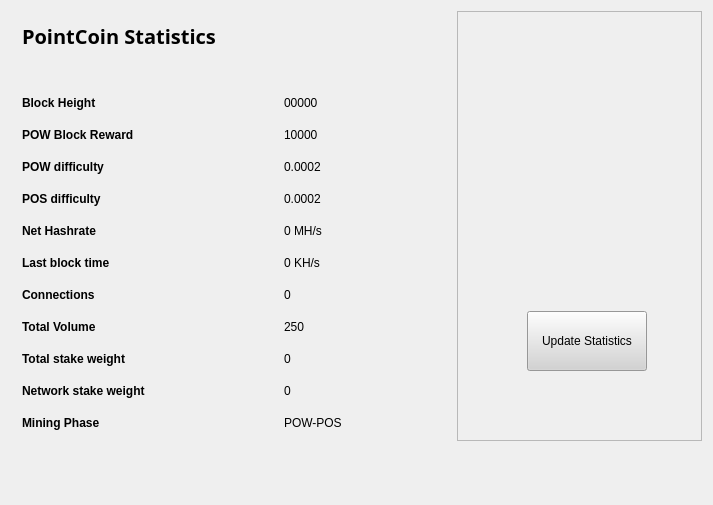
<?xml version="1.0" encoding="UTF-8"?>
<ui version="4.0">
 <class>StatisticsPage</class>
 <widget class="QWidget" name="StatisticsPage">
  <property name="windowModality">
   <enum>Qt::NonModal</enum>
  </property>
  <property name="geometry">
   <rect>
    <x>0</x>
    <y>0</y>
    <width>713</width>
    <height>505</height>
   </rect>
  </property>
  <property name="windowTitle">
   <string>Digging</string>
  </property>
  <property name="styleSheet">
   <string notr="true">color:#000000;
font-family:'Open Sans,sans-serif';</string>
  </property>
  <layout class="QGridLayout" name="gridLayout">
   <property name="sizeConstraint">
    <enum>QLayout::SetMaximumSize</enum>
   </property>
   <item row="0" column="1">
    <widget class="QFrame" name="frame">
     <property name="minimumSize">
      <size>
       <width>213</width>
       <height>0</height>
      </size>
     </property>
     <property name="frameShape">
      <enum>QFrame::StyledPanel</enum>
     </property>
     <property name="frameShadow">
      <enum>QFrame::Raised</enum>
     </property>
     <widget class="QPushButton" name="startButton">
      <property name="geometry">
       <rect>
        <x>70</x>
        <y>300</y>
        <width>120</width>
        <height>60</height>
       </rect>
      </property>
      <property name="sizePolicy">
       <sizepolicy hsizetype="Fixed" vsizetype="Fixed">
        <horstretch>0</horstretch>
        <verstretch>0</verstretch>
       </sizepolicy>
      </property>
      <property name="minimumSize">
       <size>
        <width>120</width>
        <height>60</height>
       </size>
      </property>
      <property name="styleSheet">
       <string notr="true">background:lightgrey;</string>
      </property>
      <property name="text">
       <string>Update Statistics</string>
      </property>
     </widget>
     <widget class="QLabel" name="label">
      <property name="geometry">
       <rect>
        <x>0</x>
        <y>30</y>
        <width>251</width>
        <height>251</height>
       </rect>
      </property>
      <property name="text">
       <string>&lt;!DOCTYPE HTML PUBLIC &quot;-//W3C//DTD HTML 4.0//EN&quot; &quot;http://www.w3.org/TR/REC-html40/strict.dtd&quot;&gt;
&lt;html&gt;&lt;head&gt;&lt;meta name=&quot;qrichtext&quot; content=&quot;1&quot; /&gt;&lt;style type=&quot;text/css&quot;&gt;
p, li { white-space: pre-wrap; }
&lt;/style&gt;&lt;/head&gt;&lt;body style=&quot; font-family:'Open Sans,sans-serif'; font-size:8pt; font-weight:400; font-style:normal;&quot;&gt;
&lt;p align=&quot;center&quot; style=&quot; margin-top:0px; margin-bottom:0px; margin-left:0px; margin-right:0px; -qt-block-indent:0; text-indent:0px;&quot;&gt;&lt;img src=&quot;:/images/Wallet_Logo&quot; /&gt;&lt;/p&gt;&lt;/body&gt;&lt;/html&gt;</string>
      </property>
     </widget>
    </widget>
   </item>
   <item row="0" column="0">
    <widget class="QFrame" name="gridFrame_2">
     <property name="maximumSize">
      <size>
       <width>440</width>
       <height>16777215</height>
      </size>
     </property>
     <layout class="QGridLayout" name="gridLayout_4">
      <item row="3" column="0">
       <layout class="QFormLayout" name="formLayout_2">
        <property name="fieldGrowthPolicy">
         <enum>QFormLayout::FieldsStayAtSizeHint</enum>
        </property>
        <property name="horizontalSpacing">
         <number>139</number>
        </property>
        <property name="verticalSpacing">
         <number>18</number>
        </property>
        <property name="rightMargin">
         <number>0</number>
        </property>
        <item row="1" column="0">
         <widget class="QLabel" name="label_14">
          <property name="text">
           <string>&lt;html&gt;&lt;head/&gt;&lt;body&gt;&lt;p&gt;&lt;span style=&quot; font-weight:600;&quot;&gt;Block Height&lt;/span&gt;&lt;/p&gt;&lt;/body&gt;&lt;/html&gt;</string>
          </property>
         </widget>
        </item>
        <item row="1" column="1">
         <widget class="QLabel" name="heightBox">
          <property name="text">
           <string>00000</string>
          </property>
         </widget>
        </item>
        <item row="2" column="0">
         <widget class="QLabel" name="label_12">
          <property name="text">
           <string>&lt;html&gt;&lt;head/&gt;&lt;body&gt;&lt;p&gt;&lt;span style=&quot; font-weight:600;&quot;&gt;POW Block Reward&lt;/span&gt;&lt;/p&gt;&lt;/body&gt;&lt;/html&gt;</string>
          </property>
         </widget>
        </item>
        <item row="2" column="1">
         <widget class="QLabel" name="rewardBox">
          <property name="text">
           <string>10000</string>
          </property>
         </widget>
        </item>
        <item row="3" column="0">
         <widget class="QLabel" name="label_13">
          <property name="text">
           <string>&lt;html&gt;&lt;head/&gt;&lt;body&gt;&lt;p&gt;&lt;span style=&quot; font-weight:600;&quot;&gt;POW difficulty&lt;/span&gt;&lt;/p&gt;&lt;/body&gt;&lt;/html&gt;</string>
          </property>
         </widget>
        </item>
        <item row="3" column="1">
         <widget class="QLabel" name="diffBox">
          <property name="text">
           <string>0.0002</string>
          </property>
         </widget>
        </item>
        <item row="4" column="0">
         <widget class="QLabel" name="label_9">
          <property name="text">
           <string>&lt;html&gt;&lt;head/&gt;&lt;body&gt;&lt;p&gt;&lt;span style=&quot; font-weight:600;&quot;&gt;POS difficulty&lt;/span&gt;&lt;/p&gt;&lt;/body&gt;&lt;/html&gt;</string>
          </property>
         </widget>
        </item>
        <item row="4" column="1">
         <widget class="QLabel" name="diffBox2">
          <property name="text">
           <string>0.0002</string>
          </property>
         </widget>
        </item>
        <item row="5" column="1">
         <widget class="QLabel" name="pawrateBox">
          <property name="text">
           <string>0 MH/s</string>
          </property>
         </widget>
        </item>
        <item row="6" column="0">
         <widget class="QLabel" name="label3_2">
          <property name="sizePolicy">
           <sizepolicy hsizetype="Preferred" vsizetype="Maximum">
            <horstretch>0</horstretch>
            <verstretch>0</verstretch>
           </sizepolicy>
          </property>
          <property name="text">
           <string>&lt;html&gt;&lt;head/&gt;&lt;body&gt;&lt;p&gt;&lt;span style=&quot; font-weight:600;&quot;&gt;Last block time&lt;/span&gt;&lt;/p&gt;&lt;/body&gt;&lt;/html&gt;</string>
          </property>
         </widget>
        </item>
        <item row="6" column="1">
         <widget class="QLabel" name="localBox">
          <property name="text">
           <string>0 KH/s</string>
          </property>
         </widget>
        </item>
        <item row="7" column="0">
         <widget class="QLabel" name="label1_2">
          <property name="text">
           <string>&lt;html&gt;&lt;head/&gt;&lt;body&gt;&lt;p&gt;&lt;span style=&quot; font-weight:600;&quot;&gt;Connections&lt;/span&gt;&lt;/p&gt;&lt;/body&gt;&lt;/html&gt;</string>
          </property>
         </widget>
        </item>
        <item row="7" column="1">
         <widget class="QLabel" name="connectionBox">
          <property name="text">
           <string>0</string>
          </property>
         </widget>
        </item>
        <item row="8" column="0">
         <widget class="QLabel" name="label_8">
          <property name="text">
           <string>&lt;html&gt;&lt;head/&gt;&lt;body&gt;&lt;p&gt;&lt;span style=&quot; font-weight:600;&quot;&gt;Total Volume&lt;/span&gt;&lt;/p&gt;&lt;/body&gt;&lt;/html&gt;</string>
          </property>
         </widget>
        </item>
        <item row="8" column="1">
         <widget class="QLabel" name="volumeBox">
          <property name="text">
           <string>250</string>
          </property>
         </widget>
        </item>
        <item row="9" column="0">
         <widget class="QLabel" name="label_10">
          <property name="text">
           <string>&lt;html&gt;&lt;head/&gt;&lt;body&gt;&lt;p&gt;&lt;span style=&quot; font-weight:600;&quot;&gt;Total stake weight&lt;/span&gt;&lt;/p&gt;&lt;/body&gt;&lt;/html&gt;</string>
          </property>
         </widget>
        </item>
        <item row="9" column="1">
         <widget class="QLabel" name="minBox">
          <property name="text">
           <string>0</string>
          </property>
         </widget>
        </item>
        <item row="10" column="0">
         <widget class="QLabel" name="label_11">
          <property name="text">
           <string>&lt;html&gt;&lt;head/&gt;&lt;body&gt;&lt;p&gt;&lt;span style=&quot; font-weight:600;&quot;&gt;Network stake weight&lt;/span&gt;&lt;/p&gt;&lt;/body&gt;&lt;/html&gt;</string>
          </property>
         </widget>
        </item>
        <item row="10" column="1">
         <widget class="QLabel" name="maxBox">
          <property name="text">
           <string>0</string>
          </property>
         </widget>
        </item>
        <item row="11" column="0">
         <widget class="QLabel" name="label_15">
          <property name="text">
           <string>&lt;html&gt;&lt;head/&gt;&lt;body&gt;&lt;p&gt;&lt;span style=&quot; font-weight:600;&quot;&gt;Mining Phase&lt;/span&gt;&lt;/p&gt;&lt;/body&gt;&lt;/html&gt;</string>
          </property>
         </widget>
        </item>
        <item row="11" column="1">
         <widget class="QLabel" name="cBox">
          <property name="text">
           <string>POW-POS</string>
          </property>
         </widget>
        </item>
        <item row="5" column="0">
         <widget class="QLabel" name="label_16">
          <property name="text">
           <string>&lt;html&gt;&lt;head/&gt;&lt;body&gt;&lt;p&gt;&lt;span style=&quot; font-weight:600;&quot;&gt;Net Hashrate&lt;/span&gt;&lt;/p&gt;&lt;/body&gt;&lt;/html&gt;</string>
          </property>
         </widget>
        </item>
       </layout>
      </item>
      <item row="1" column="0">
       <layout class="QHBoxLayout" name="horizontalLayout_4">
        <property name="spacing">
         <number>7</number>
        </property>
        <item>
         <widget class="QLabel" name="label_5">
          <property name="font">
           <font>
            <family>Open Sans,sans-serif</family>
           </font>
          </property>
          <property name="text">
           <string>&lt;html&gt;&lt;head/&gt;&lt;body&gt;&lt;p&gt;&lt;span style=&quot; font-size:20px; font-weight:600; color:#000000;&quot;&gt;PointCoin Statistics&lt;/span&gt;&lt;/p&gt;&lt;/body&gt;&lt;/html&gt;</string>
          </property>
         </widget>
        </item>
        <item>
         <spacer name="horizontalSpacer_2">
          <property name="orientation">
           <enum>Qt::Horizontal</enum>
          </property>
          <property name="sizeHint" stdset="0">
           <size>
            <width>40</width>
            <height>20</height>
           </size>
          </property>
         </spacer>
        </item>
       </layout>
      </item>
      <item row="2" column="0">
       <spacer name="verticalSpacer_2">
        <property name="orientation">
         <enum>Qt::Vertical</enum>
        </property>
        <property name="sizeHint" stdset="0">
         <size>
          <width>20</width>
          <height>40</height>
         </size>
        </property>
       </spacer>
      </item>
     </layout>
    </widget>
   </item>
   <item row="1" column="0">
    <spacer name="verticalSpacer">
     <property name="orientation">
      <enum>Qt::Vertical</enum>
     </property>
     <property name="sizeHint" stdset="0">
      <size>
       <width>20</width>
       <height>40</height>
      </size>
     </property>
    </spacer>
   </item>
  </layout>
 </widget>
 <layoutdefault spacing="6" margin="11"/>
 <resources/>
 <connections/>
</ui>
